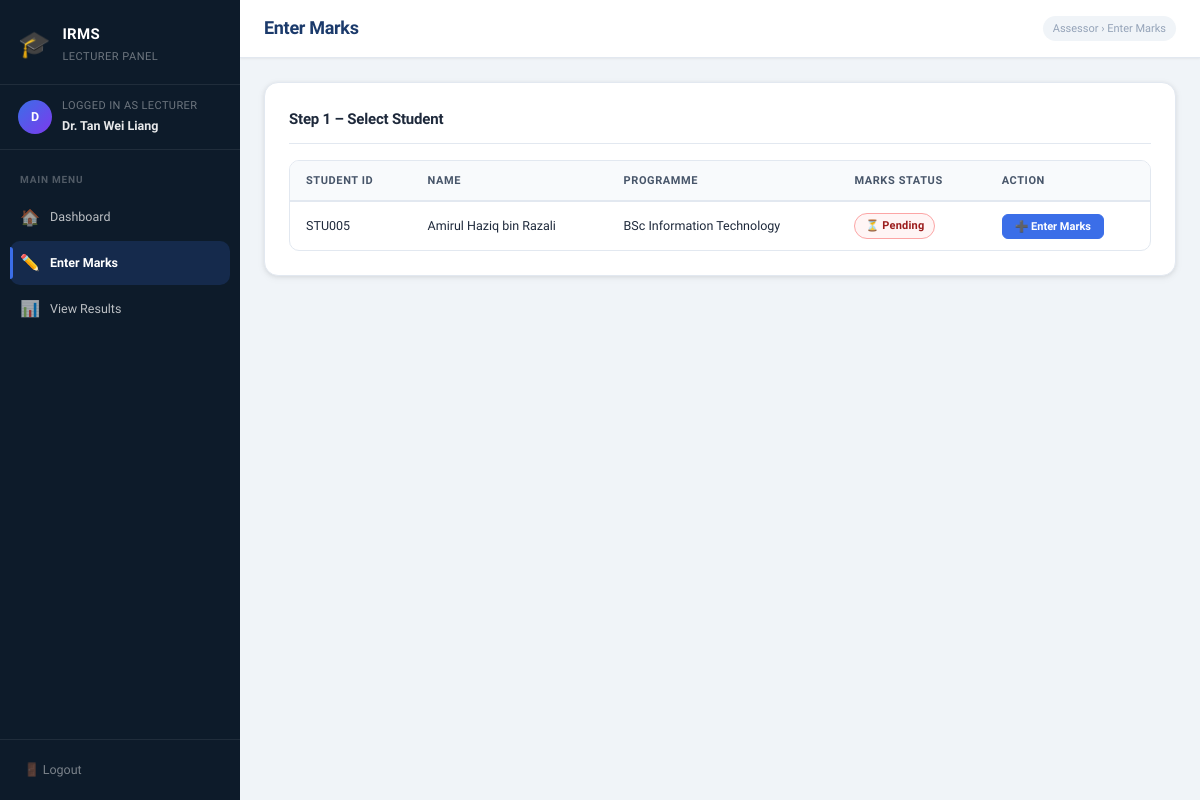
The page /assessor/marks.php (signed in) on the database as committed earlier.
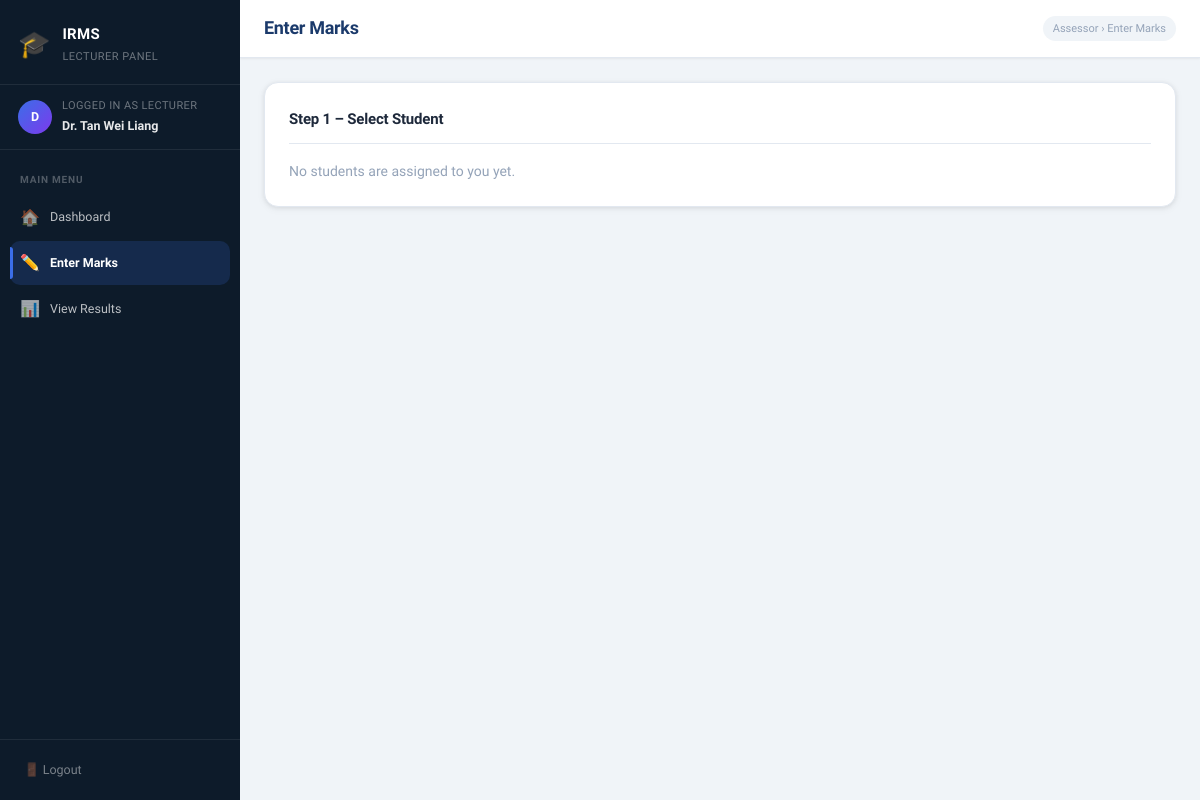
The same page on the database as committed later.
### tables this page shows
CREATE TABLE `internship` (
  `internship_id` int NOT NULL,
  `student_id` varchar(20) NOT NULL,
  `lecturer_id` varchar(20) DEFAULT NULL,
  `supervisor_id` varchar(20) DEFAULT NULL,
  `company_id` int DEFAULT NULL,
  `s_marks_id` int DEFAULT NULL,
  `l_marks_id` int DEFAULT NULL,
  `duration` int DEFAULT NULL,
  `average_marks` decimal(6,2) DEFAULT NULL
);

CREATE TABLE `student` (
  `student_id` varchar(20) NOT NULL,
  `student_name` varchar(100) NOT NULL,
  `student_password` varchar(100) NOT NULL,
  `student_email` varchar(100) DEFAULT NULL,
  `programme` varchar(100) DEFAULT NULL
);

### assessor/marks.php (the view, shortened to what this page needs)
<?php
require_once "../connection.php";
include "header.php";
$uid = $_SESSION['user_id'];
$role = $_SESSION['role'];
if ($role == 'supervisor') {
    $colFilter = "supervisor_id";
} else {
    $colFilter = "lecturer_id";
}
$studentsRes = mysqli_query(
    $conn,
    "SELECT i.internship_id, i.s_marks_id, i.l_marks_id,
            s.student_id, s.student_name, s.programme
     FROM internship i
     JOIN student s ON i.student_id = s.student_id
     WHERE i.$colFilter = '$uid'
     ORDER BY s.student_name"
);
$students = [];
while ($r = mysqli_fetch_assoc($studentsRes))
    $students[] = $r;
$selectedIid = isset($_GET['iid']) ? (int) $_GET['iid'] : 0;
?>
<div class="topbar">
    <h1>Enter Marks</h1>
    <span class="breadcrumb">Assessor &rsaquo; Enter Marks</span>
</div>
<div class="page-body">
    <div class="card">
        <div class="card-title">Step 1 – Select Student</div>
        <?php if (empty($students)): ?>
            <p class="text-muted">No students are assigned to you yet.</p>
        <?php else: ?>
            <div class="table-wrap">
                <table>
                    <thead>
                        <tr>
                            <th>Student ID</th>
                            <th>Name</th>
                            <th>Programme</th>
                            <th>Marks Status</th>
                            <th>Action</th>
                        </tr>
                    </thead>
                    <tbody>
                        <?php foreach ($students as $st):
                            $marksIdCol = ($role == 'supervisor') ? 's_marks_id' : 'l_marks_id';
                            $hasMarks = !empty($st[$marksIdCol]);
                            ?>
                            <tr class="<?= ($selectedIid == $st['internship_id']) ? 'row-pass' : '' ?>">
                                <td><?= htmlspecialchars($st['student_id']) ?></td>
                                <td><?= htmlspecialchars($st['student_name']) ?></td>
                                <td><?= htmlspecialchars($st['programme']) ?></td>
                                <td>
                                    <?php if ($hasMarks): ?>
                                        <span class="badge badge-pass">✅ Marked</span>
                                    <?php else: ?>
                                        <span class="badge badge-fail">⏳ Pending</span>
                                    <?php endif; ?>
                                </td>
                                <td>
                                    <a href="marks.php?iid=<?= $st['internship_id'] ?>" class="btn btn-primary btn-sm">
                                        <?= $hasMarks ? '✏️ Edit Marks' : '➕ Enter Marks' ?>
                                    </a>
                                </td>
                            </tr>
                        <?php endforeach; ?>
                    </tbody>
                </table>
            </div>
        <?php endif; ?>
    </div>
</div>
<?php include "footer.php"; ?>

Rows that differ between the two databases and show on the page:
removed internship: student.student_id "STU005", student.student_name "Amirul Haziq bin Razali", student.programme "BSc Information Technology"
Other text that changed with them:
text no longer shown: "STUDENT ID NAME PROGRAMME MARKS STATUS ACTION"
text now shown: "No students are assigned to you yet."
